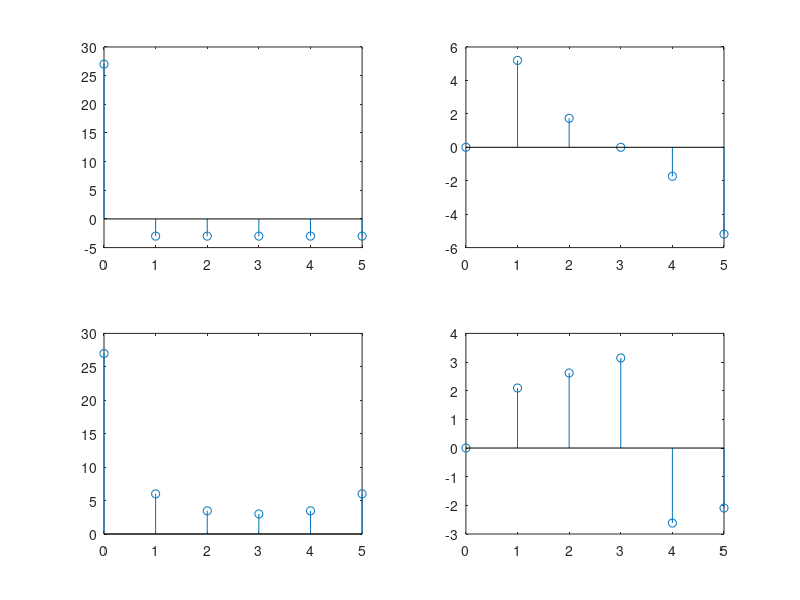

Write MATLAB code to recreate this figure.
%%lab13_10
format compact
close all;
clear;
clc;

%generate discrete time
n1=0;
n2=5;
n=n1:n2;
N=length(n);
k=n1:n2;

%generate x
x=n+2;

%generate signaldft(x)
Xk=fft(x,N);
Rexk=real(Xk);
Imxk=imag(Xk);
Absxk=abs(Xk);
Anglexk=angle(Xk);

%display
figure();

subplot(2,2,1);
stem(k,Rexk);

subplot(2,2,2);
stem(k,Imxk);

subplot(2,2,3);
stem(k,Absxk);

subplot(2,2,4);
stem(k,Anglexk);